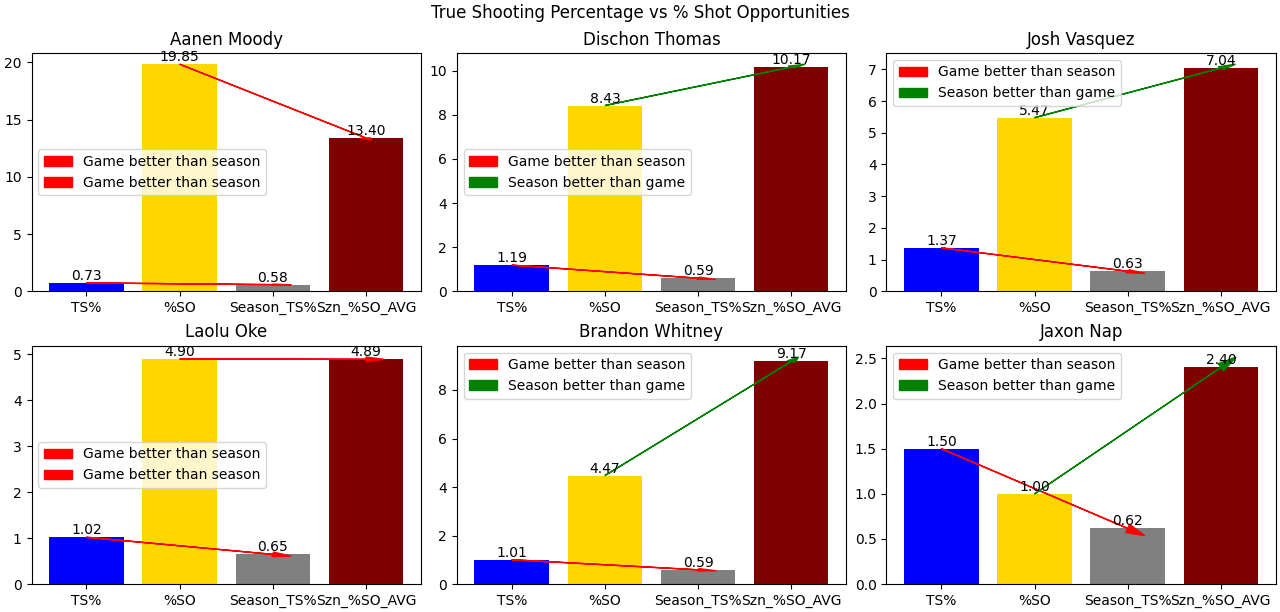

Write the Python code that produced this figure.
# Import Stmts
import pandas as pd
import matplotlib.pyplot as plt

# ----------------------------------------------------------------------------------------------------------
# Montana Players that played over 10 minutes
# IDs are built by myself

team = {
    "Aanen Moody": 0,
    "Dischon Thomas": 1,
    "Josh Vasquez": 2,
    "Laolu Oke": 3,
    "Brandon Whitney": 4,
    "Jaxon Nap": 5,
}

for i in team:
    print("Player ID: %8d %s" % (team[i], i))

gameStats = pd.read_excel("MTplayers.xlsx", "Sheet1")


gameStats["TS%"] = (0.5 * gameStats["PTS"]) / (
    gameStats["FGA"] + 0.475 * gameStats["FTA"]
)


gameStats["%SO"] = gameStats["FGA"] + 0.475 * gameStats["FTA"]
print(gameStats)

seasonStats = pd.read_excel("MTplayers.xlsx", "Sheet2")

seasonStats["Season_TS%"] = (0.5 * seasonStats["PTS"]) / (
    seasonStats["FGA"] + 0.475 * seasonStats["FTA"]
)

seasonStats["Szn_%SO_AVG"] = (
    seasonStats["FGA"] + 0.475 * seasonStats["FTA"]
) / seasonStats["GP"]
print(seasonStats)

# ----------------------------------------------------------------------------------------------------------
# Plotting True Shooting Percentage vs % Shot Opportunities for each player

name = gameStats["Player"]

fig, axs = plt.subplots(2, 3, constrained_layout=True, figsize=(10, 10))
fig.suptitle("True Shooting Percentage vs % Shot Opportunities")

for i in range(2):
    for j in range(3):
        if i * 3 + j < len(team):
            tsp = gameStats.loc[i * 3 + j, "TS%"]
            so = gameStats.loc[i * 3 + j, "%SO"]
            seasonTSP = seasonStats.loc[i * 3 + j, "Season_TS%"]
            seasonSO = seasonStats.loc[i * 3 + j, "Szn_%SO_AVG"]
            axs[i, j].bar(
                ["TS%", "%SO", "Season_TS%", "Szn_%SO_AVG"],
                [tsp, so, seasonTSP, seasonSO],
                color=["blue", "gold", "grey", "maroon"],
            )

            axs[i, j].set_title(name[i * 3 + j])
            if tsp > seasonTSP:
                axs[i, j].arrow(
                    0,
                    tsp,
                    2,
                    seasonTSP - tsp,
                    head_width=0.1,
                    head_length=0.2,
                    fc="red",
                    ec="red",
                    label="Game better than season",
                )
                axs[i, j].legend()
            elif tsp < seasonTSP:
                axs[i, j].arrow(
                    0,
                    tsp,
                    2,
                    seasonTSP - tsp,
                    head_width=0.1,
                    head_length=0.2,
                    fc="green",
                    ec="green",
                    label="Season better than game",
                )
                axs[i, j].legend()
            if so > seasonSO:
                axs[i, j].arrow(
                    1,
                    so,
                    2,
                    seasonSO - so,
                    head_width=0.1,
                    head_length=0.2,
                    fc="red",
                    ec="red",
                    label="Game better than season",
                )
                axs[i, j].legend()
            elif so < seasonSO:
                axs[i, j].arrow(
                    1,
                    so,
                    2,
                    seasonSO - so,
                    head_width=0.1,
                    head_length=0.2,
                    fc="green",
                    ec="green",
                    label="Season better than game",
                )
                axs[i, j].legend()
            axs[i, j].bar_label(axs[i, j].containers[0], fmt="%.2f", label_type="edge")
plt.show()
